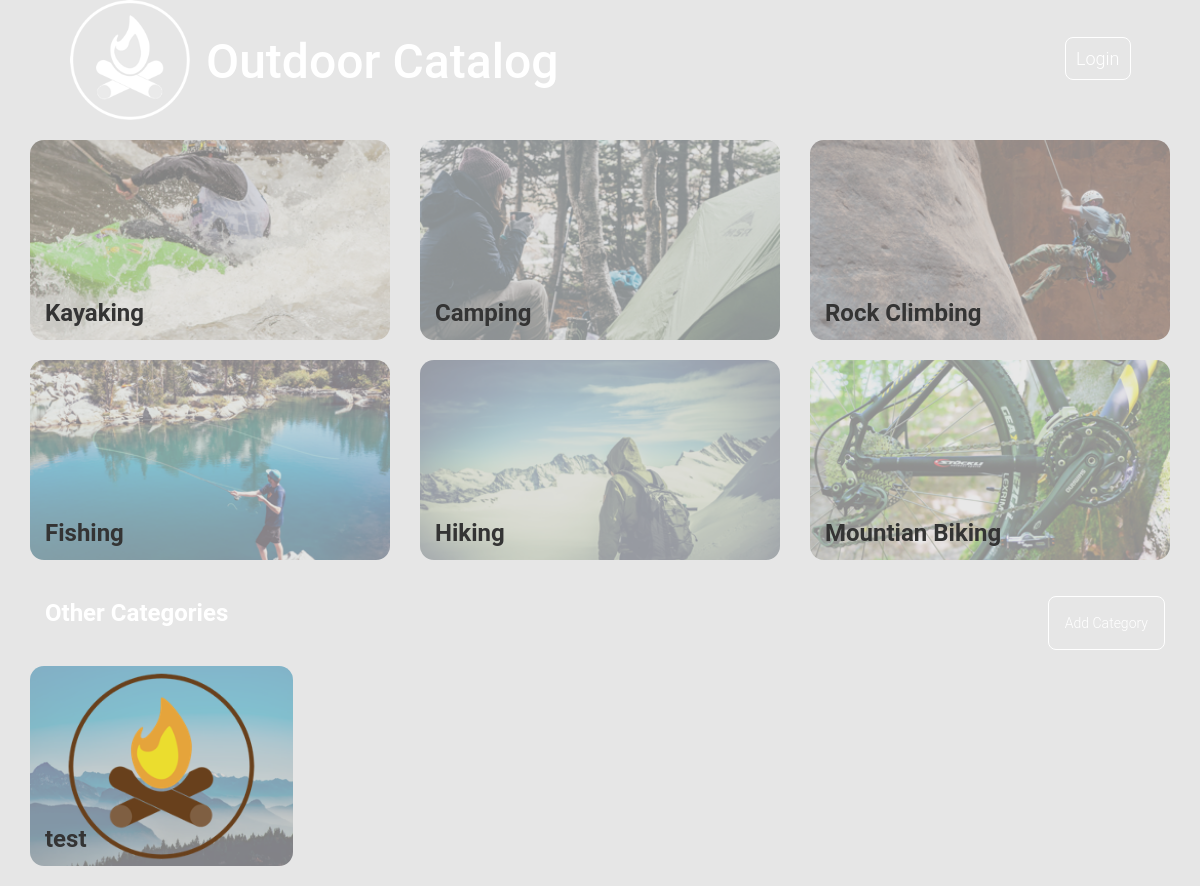
The page /category/ on the database its author committed.
### database_setup.py (models this page shows, shortened)
class Category(Base):
    __tablename__ = 'category'
    id = Column(Integer, primary_key=True)
    name = Column(String(250), nullable=False)
    user_id = Column(Integer, ForeignKey('user.id'))
    user = relationship(User)

### project.py (the view)
@app.route('/')
@app.route('/category/')
def showCategories():
    categories = session.query(Category).order_by(asc(Category.id))
    return render_template('categories.html', categories=categories)

### templates/categories.html (shortened to what this page needs)
{% extends "main.html" %}
{% block content %}
	<div class="row">
		{% for category in categories %}
			{% if category.id < 7 %}
				<div class="col-md-4 bottom-margin">
					{% if category.id == 1 %}
						<div class="kayaking-light-bg category-container">
					{% elif category.id == 2 %}
						<div class="camping-light-bg category-container">
					{% elif category.id == 3 %}
						<div class="rock-light-bg category-container">
					{% elif category.id == 4 %}
						<div class="fishing-light-bg category-container">
					{% elif category.id == 5 %}
						<div class="hiking-light-bg category-container">
					{% elif category.id == 6 %}
						<div class="biking-light-bg category-container">
					{% else %}
						<div class="category-container">
					{% endif %}
						<a class="category-link" href = "{{url_for('showList', category_id = category.id)}}">
							{{category.name}}
						</a>
					</div>
				</div>
			{% endif %}
		{% endfor %}
	</div>
	<div class="row">
		<div class="col-md-12 other-category">
			<div class="col-md-6">
				<h2>Other Categories</h2>
			</div>
			<div class="col-md-6 add-btn">
				<a href="{{url_for('newCategory')}}">
					<button class="main-btn add-btn">
						Add Category
					</button>
				</a>
			</div>
		</div>
		{% for category in categories %}
			{% if category.id > 6 %}
				<div class="col-md-3 bottom-margin">
					<div class="category-container">
						<a class="category-link" href = "{{url_for('showList', category_id = category.id)}}">
							{{category.name}}
						</a>
					</div>
				</div>
			{% endif %}
		{% endfor %}
	</div>
{% endblock %}

### static/css/style.css (style rules this page uses)
html { background-color: #E6E6E6; }
body { position: relative; background-color: transparent; font-family: 'PT Sans Caption', sans-serif; font-size: 14px; margin-top: 10px; color: #6A6A6A; }
h2 { font-size: 24px; font-weight: bold; margin-bottom: 20px; }

### static/css/outdoor.css (style rules this page uses)
html { height: 100%; }
body { background-image: url("../img/background.png"); background-attachment: fixed; background-size: cover; background-repeat: no-repeat; margin: 0; min-height: 100%; }
* { font-family: "Helvetica Neue Bold", Roboto, Helvetica, Arial, sans-serif; font-weight: 700; color: #fff; }
.category-container { border-radius: 14px; background-color: #333; background-image: url("../img/default.png"); background-size: cover; background-repeat: no-repeat; background-position: center; color: #fff; height: 200px; width: auto; min-width: 180px; }
.category-link { color: #343434; font-size: 24px; position: absolute; bottom: 10px; left: 30px; transition: all 0.3s ease; }
.other-category { margin-bottom: 20px; }
.kayaking-light-bg { background-image: url("../img/kayaking-light.png"); }
.camping-light-bg { background-image: url("../img/camping-light.png"); }
.rock-light-bg { background-image: url("../img/rock-light.png"); }
.fishing-light-bg { background-image: url("../img/fishing-light.png"); }
.hiking-light-bg { background-image: url("../img/hiking-light.png"); }
.biking-light-bg { background-image: url("../img/biking-light.png"); }
.bottom-margin { margin-bottom: 20px; }
.main-btn { font-weight: 300; border-radius: 8px; border: 1px solid #fff; background-color: transparent; color: #fff; padding: 10px; transition: all 0.3s ease; }
.add-btn { padding: 16px; position: absolute; right: 10px; }

### rows shown on the page
Category: name "Kayaking"
Category: name "Camping"
Category: name "Rock Climbing"
Category: name "Fishing"
Category: name "Hiking"
Category: name "Mountian Biking"
Category: name "test"
